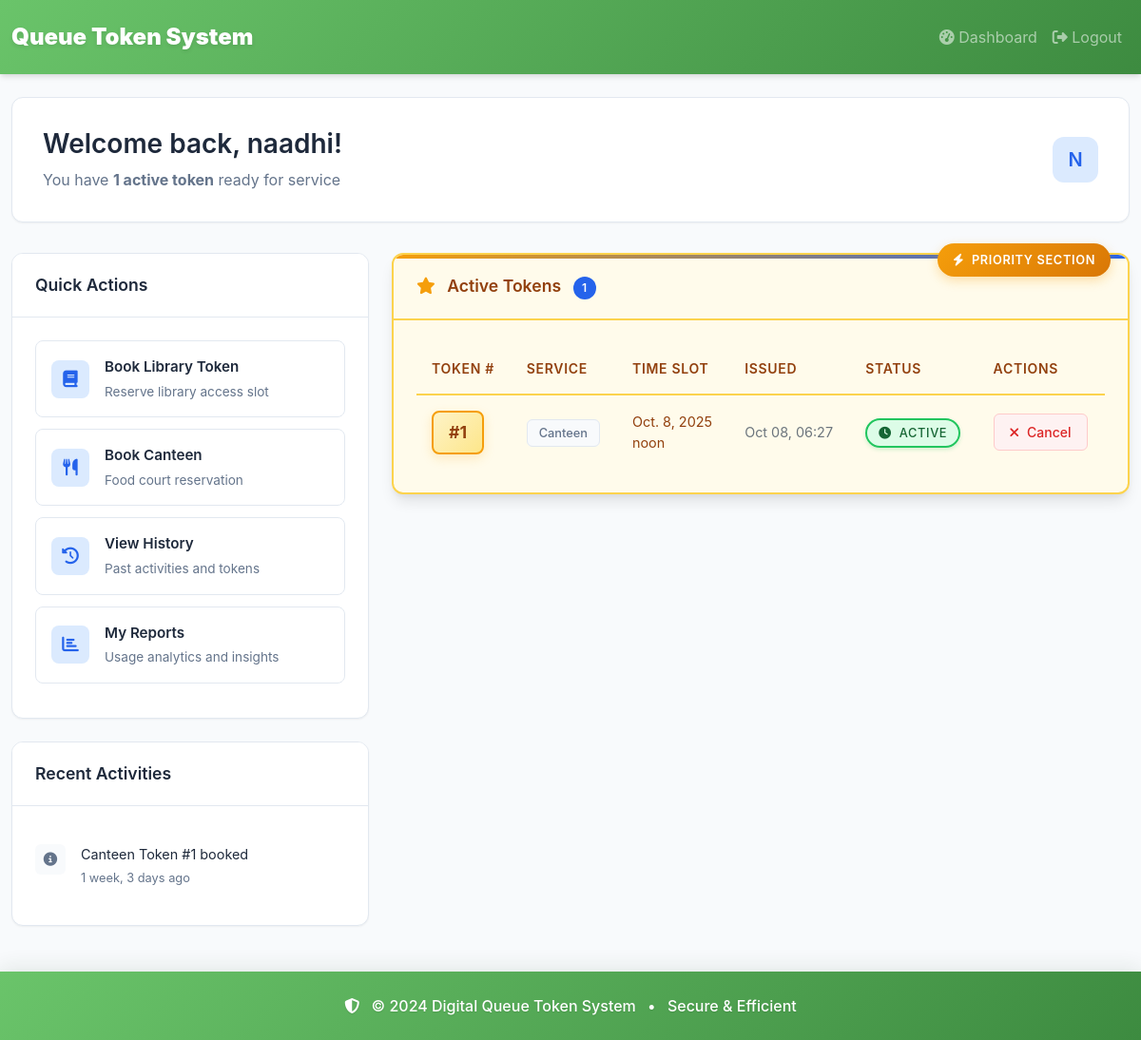
Page /dashboard/ (signed in) on the earlier database version.
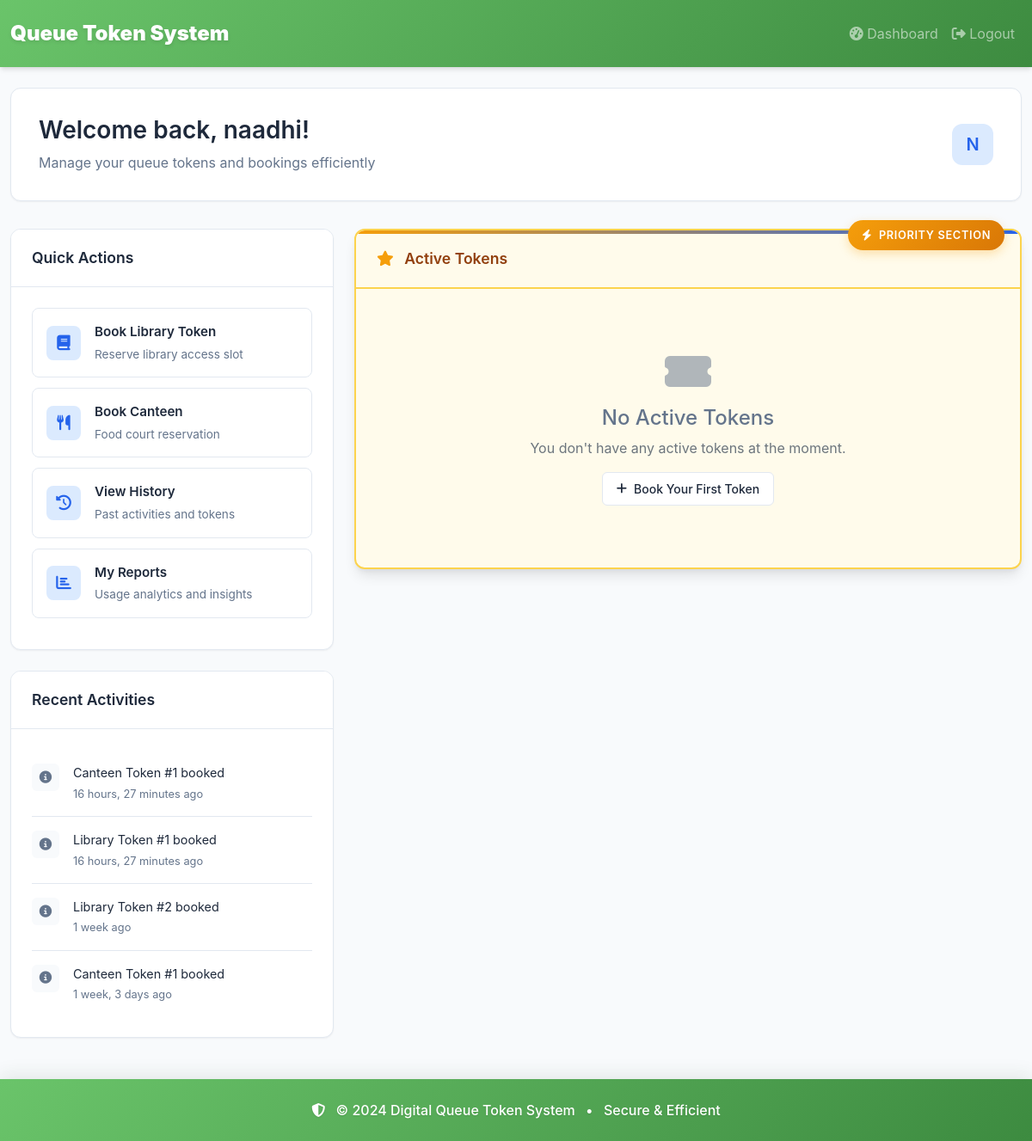
Same page on the later database version.
### core/models.py (models this page shows, shortened)
class ActivityLog(models.Model):
    ACTION_CHOICES = [
        ('token_booked', 'Token Booked'),
        ('token_cancelled', 'Token Cancelled'),
        ('token_completed', 'Token Completed'),
        ('booking_made', 'Booking Made'),
        ('login', 'User Login'),
    ]
    user = models.ForeignKey(User, on_delete=models.CASCADE)
    action = models.CharField(max_length=20, choices=ACTION_CHOICES)
    message = models.TextField()
    object_type = models.CharField(max_length=50)
    timestamp = models.DateTimeField(auto_now_add=True)
    class Meta:
        ordering = ['-timestamp']

class Token(models.Model):
    STATUS_CHOICES = [
        ("active", "Active"),
        ("completed", "Completed"),
        ("cancelled", "Cancelled"),
        ("skipped", "Skipped"),
    ]
    slot = models.ForeignKey(QueueSlot, related_name="tokens", on_delete=models.CASCADE)
    user = models.ForeignKey(User, on_delete=models.CASCADE)
    number = models.PositiveIntegerField()
    status = models.CharField(max_length=20, choices=STATUS_CHOICES, default="active")
    issued_at = models.DateTimeField(auto_now_add=True)
    service = models.CharField(max_length=50, choices=QueueSlot.SERVICE_CHOICES, blank=True, null=True)
    class Meta:
        ordering = ['-issued_at']

class QueueSlot(models.Model):
    SERVICE_CHOICES = [
        ('library', 'Library'),
        ('canteen', 'Canteen'),
    ]
    service = models.CharField(max_length=50, choices=SERVICE_CHOICES)
    date = models.DateField()
    start_time = models.TimeField()
    end_time = models.TimeField()
    max_tokens = models.IntegerField(default=10)

### core/views.py (the view, shortened to what this page needs)
# urls.py: path('dashboard/', views.dashboard, name='dashboard'),
@login_required
def dashboard(request):
    user = request.user
    today = timezone.now().date()
    try:
        active_tokens = Token.objects.filter(user=user, status="active").order_by("-issued_at")
        upcoming_slots = CanteenBooking.objects.filter(
            user=user,
            date__gte=today
        ).order_by("date", "time_slot")
        activities = ActivityLog.objects.filter(user=user).order_by('-timestamp')[:10]
        notifications = Notification.objects.filter(user=user).order_by('-created_at')[:5]
        today_stats = {}
        recent_reports = []
        return render(request, "core/dashboard.html", {
            "active_tokens": active_tokens,
            "upcoming_slots": upcoming_slots,
            "notifications": notifications,
            "activities": activities,
            "today_stats": today_stats,
            "recent_reports": recent_reports,
        })
    except DatabaseError as e:
        logger.error(f"Database error in dashboard: {e}")
        return render(request, "core/dashboard.html", {
            "active_tokens": [],
            "upcoming_slots": [],
            "notifications": [],
            "activities": [],
            "today_stats": {},
            "recent_reports": [],
            "error": "Unable to load dashboard data"
        })

### core/templates/core/dashboard.html (shortened to what the changed rows need)
{% extends 'core/base.html' %}
{% block content %}
<div class="dashboard-container">
    <div class="welcome-card">
        <div class="row align-items-center">
            <div class="col">
                <h1 class="welcome-title">Welcome back, {{ user.username }}!</h1>
                <p class="welcome-subtitle">
                    {% if active_tokens %}
                        You have <strong>{{ active_tokens|length }} active token{{ active_tokens|length|pluralize }}</strong> ready for service
                    {% else %}
                        Manage your queue tokens and bookings efficiently
                    {% endif %}
                </p>
            </div>
        </div>
    </div>
    <div class="row">
        <div class="col-lg-4">
            <div class="card-modern">
                <div class="card-body-modern">
                    {% if activities %}
                        <div class="activity-list">
                            {% for activity in activities %}
                            <div class="activity-item">
                                <div class="activity-icon">
                                    <i class="fas fa-info-circle"></i>
                                </div>
                                <div class="activity-content">
                                    <div class="activity-message">{{ activity.message }}</div>
                                    <div class="activity-time">{{ activity.timestamp|timesince }} ago</div>
                                </div>
                            </div>
                            {% endfor %}
                        </div>
                    {% else %}
                        <div class="empty-state">
                            <i class="fas fa-stream empty-state-icon"></i>
                            <h4>No Recent Activities</h4>
                            <p class="text-secondary">Your activities will appear here</p>
                        </div>
                    {% endif %}
                </div>
            </div>
        </div>
        <div class="col-lg-8">
            <div class="priority-section">
                <div class="card-modern card-highlight">
                    <div class="card-header-modern card-header-highlight">
                        <i class="fas fa-star me-2" style="color: #f59e0b;"></i>
                        Active Tokens
                        {% if active_tokens %}
                        <span class="count-badge">{{ active_tokens|length }}</span>
                        {% endif %}
                    </div>
                    <div class="card-body-modern">
                        {% if active_tokens %}
                            <div class="table-responsive">
                                <table class="table-modern table-highlight">
                                    <thead>
                                        <tr>
                                            <th>Token #</th>
                                            <th>Service</th>
                                            <th>Time Slot</th>
                                            <th>Issued</th>
                                            <th>Status</th>
                                            <th>Actions</th>
                                        </tr>
                                    </thead>
                                    <tbody>
                                        {% for token in active_tokens %}
                                        <tr>
                                            <td>
                                                <span class="token-number token-highlight">#{{ token.number }}</span>
                                            </td>
                                            <td>
                                                <span class="service-badge">{{ token.slot.get_service_display }}</span>
                                            </td>
                                            <td>
                                                <div class="text-sm" style="color: #92400e;">{{ token.slot.date }}</div>
                                                <div class="font-semibold" style="color: #92400e;">{{ token.slot.start_time }}</div>
                                            </td>
                                            <td>
                                                <div class="text-sm text-secondary">{{ token.issued_at|date:"M d, H:i" }}</div>
                                            </td>
                                            <td>
                                                <span class="status-badge status-active">
                                                    <i class="fas fa-clock me-1"></i>
                                                    {{ token.get_status_display }}
                                                </span>
                                            </td>
                                            <td>
                                                <a href="{% url 'cancel_token' token.id %}" class="btn-modern btn-danger"
                                                   onclick="return confirm('Are you sure you want to cancel this token?')">
                                                    <i class="fas fa-times"></i>
                                                    Cancel
                                                </a>
                                            </td>
                                        </tr>
                                        {% endfor %}
                                    </tbody>
                                </table>
                            </div>
                        {% else %}
                            <div class="empty-state">
                                <i class="fas fa-ticket-alt empty-state-icon"></i>
                                <h4>No Active Tokens</h4>
                                <p class="text-secondary">You don't have any active tokens at the moment.</p>
                                <a href="{% url 'book_token' %}" class="btn-modern">
                                    <i class="fas fa-plus"></i>
                                    Book Your First Token
                                </a>
                            </div>
                        {% endif %}
                    </div>
                </div>
            </div>
        </div>
    </div>
</div>
{% endblock %}

Differences in the rows shown:
no longer on this page (row edited): Token: number "1", slot.service "Canteen", slot "Oct. 8, 2025", slot.start_time "noon", issued_at "Oct 08, 06:27", status "ACTIVE"
added ActivityLog: message "Canteen Token #1 booked", timestamp "16 hours, 27 minutes"
added ActivityLog: message "Library Token #1 booked", timestamp "16 hours, 27 minutes"
added ActivityLog: message "Library Token #2 booked", timestamp "1 week"
Other differences:
{{ active_tokens|length }}: "1" → (not shown)
text no longer shown: "You have active token ready for service TOKEN # SERVICE TIME SLOT ISSUED STATUS ACTIONS"
text now shown: "Manage your queue tokens and bookings efficiently No Active Tokens You don't have any active tokens at the moment. Book Your First Token"
